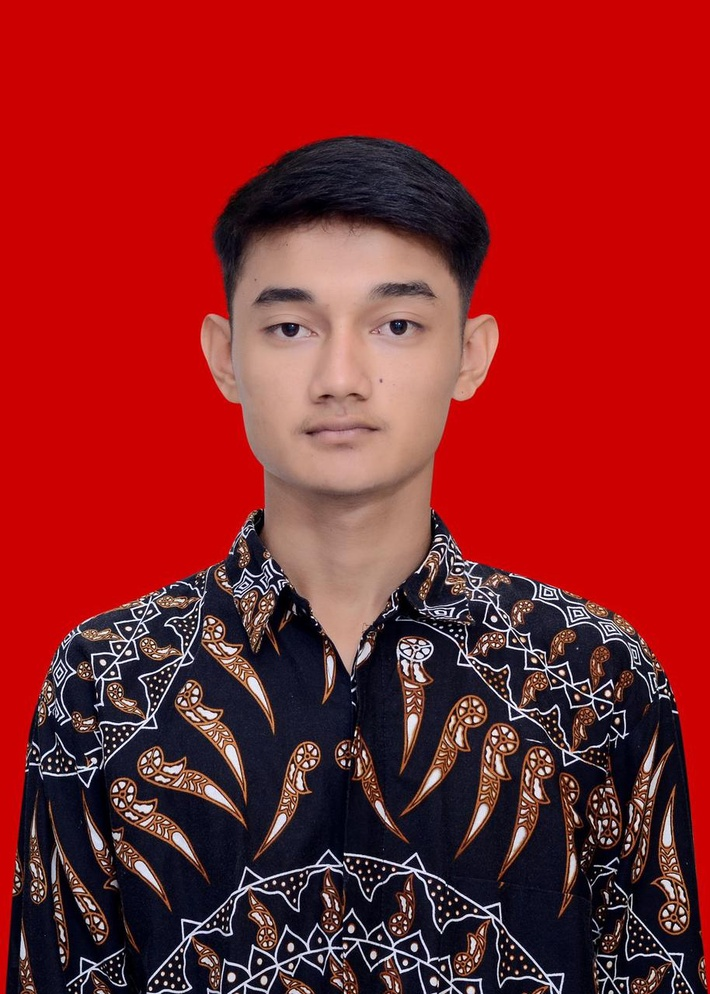
#> input picture Minggu4/Quiz/Alam.jpg, 710 x 994 px, shrunk from 914 x 1280 before the run, given in place of the camera
$ python Latihan3.py
#> lines starting #> are read from the running program, lines starting #| are printed output that depends on the picture
import cv2
import numpy as np

class RealTimeEnhancement:

    def __init__(self, target_fps=30):
#> further down, frame is the input picture: shape (994, 710, 3); mean B, G, R 36.2, 33.9, 140.9
        self.target_fps = target_fps
        self.history_buffer = []

    def enhance_frame(self, frame, enhancement_type='adaptive'):

#> called with enhancement_type = 'adaptive'
        gray = cv2.cvtColor(frame, cv2.COLOR_BGR2GRAY)
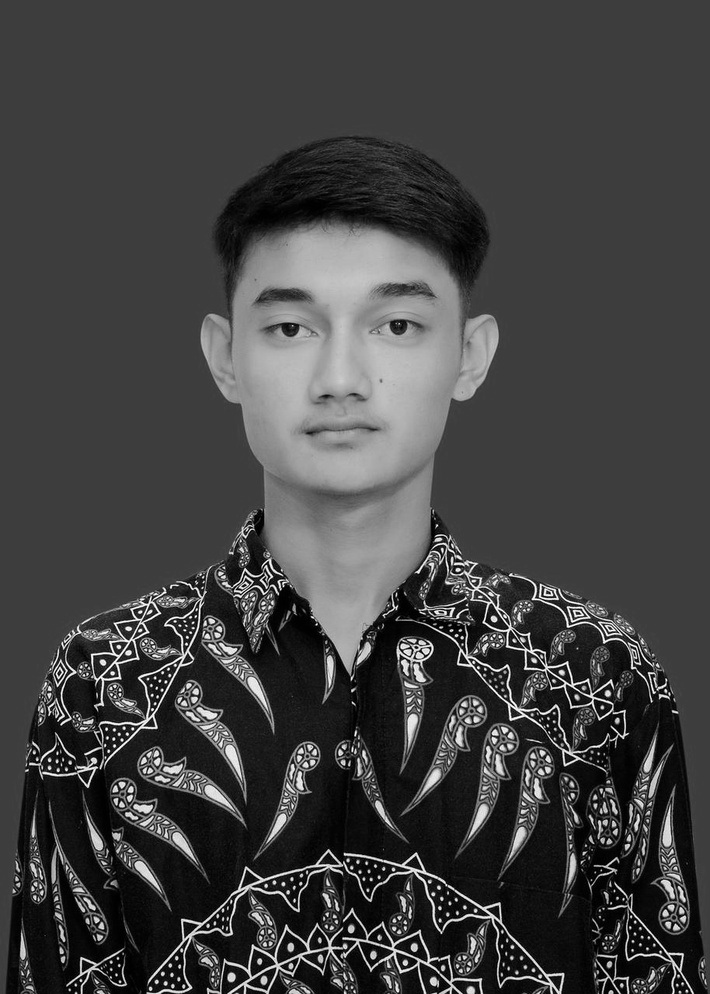
#> gray: shape (994, 710); min 0, max 255, mean 66.1

        if enhancement_type == 'adaptive':

            clahe = cv2.createCLAHE(clipLimit=2.0, tileGridSize=(8,8))
            enhanced = clahe.apply(gray)
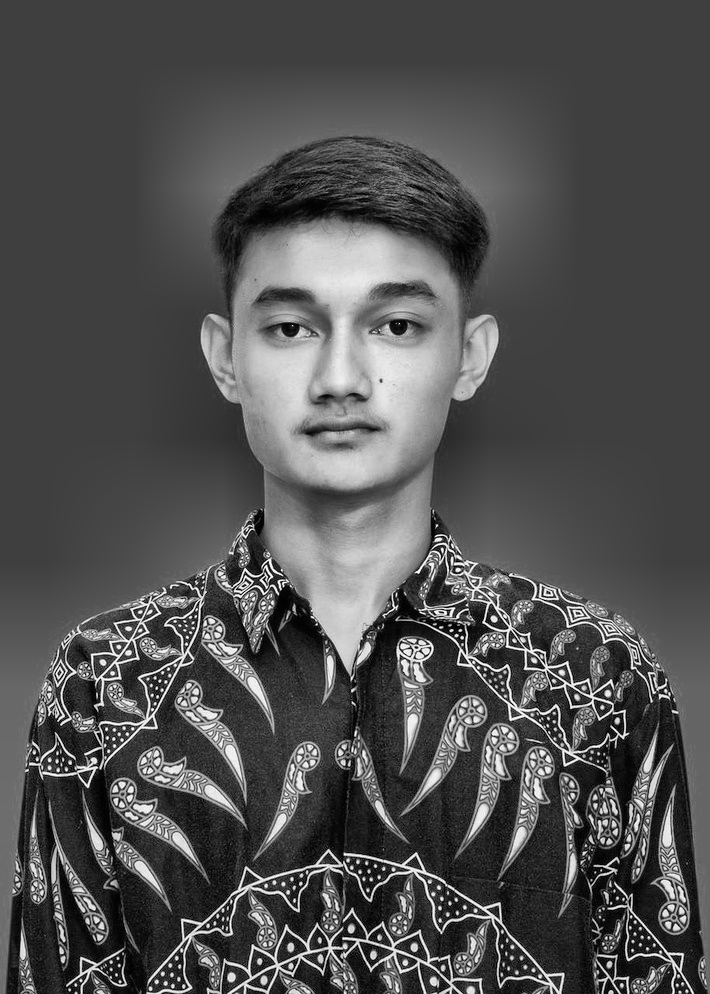
#> enhanced: shape (994, 710); min 1, max 255, mean 80.9

        elif enhancement_type == 'gamma':

            gamma = 1.5
            invGamma = 1.0/gamma
            table = np.array([(i/255.0)**invGamma *255
                    for i in np.arange(256)]).astype("uint8")

            enhanced = cv2.LUT(gray, table)

        else:
            enhanced = gray

        # convert kembali ke BGR agar bisa tampil di video
        enhanced = cv2.cvtColor(enhanced, cv2.COLOR_GRAY2BGR)
#> enhanced: shape (994, 710, 3)

        return enhanced


# Webcam streaming
cap = cv2.VideoCapture(0)

enhancer = RealTimeEnhancement()

while True:

    ret, frame = cap.read()
    if not ret:
        break

    enhanced_frame = enhancer.enhance_frame(frame,'adaptive')

    cv2.imshow("Original", frame)
    cv2.imshow("Enhanced Video", enhanced_frame)

    key = cv2.waitKey(1) & 0xFF
#> (key q is pressed here)

    if key == ord('q'):   # keluar
        break
    elif key == ord('s'): # save frame
        cv2.imwrite("frame.jpg", enhanced_frame)

cap.release()
cv2.destroyAllWindows()
